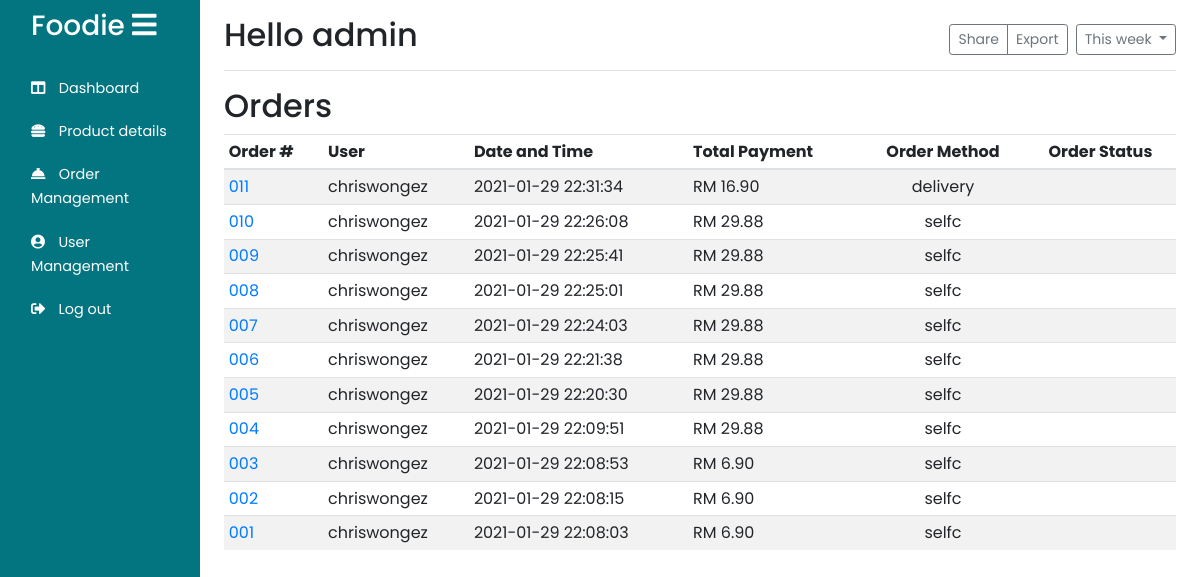
The page /Admin/customer_orders.php (signed in) on the database as committed earlier.
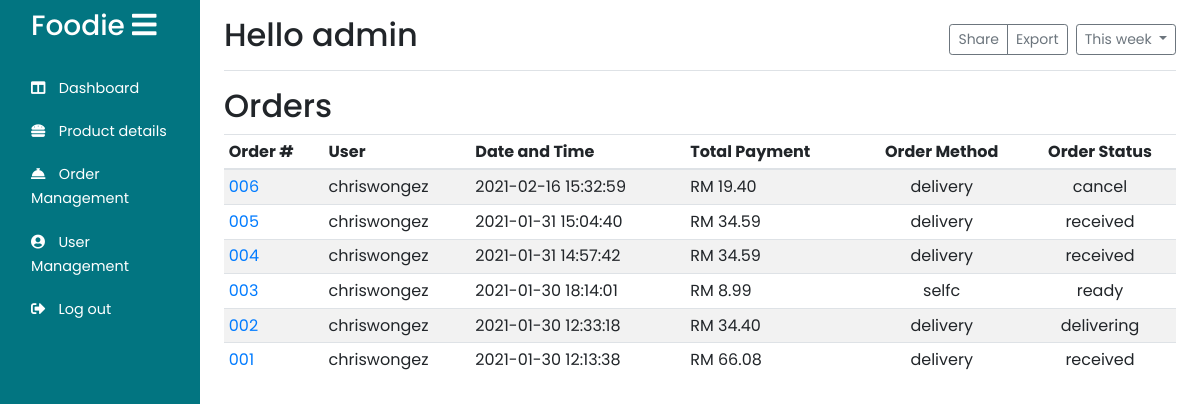
The same page on the database as committed later.
### tables this page shows
CREATE TABLE `orderhistory` (
  `orderID` int(3) UNSIGNED ZEROFILL NOT NULL,
  `orderDate` datetime NOT NULL,
  `orderPay` double NOT NULL,
  `orderMethod` varchar(255) NOT NULL,
  `orderStatus` varchar(255) DEFAULT NULL,
  `userID` int(4) UNSIGNED ZEROFILL NOT NULL
);

CREATE TABLE `users` (
  `userID` int(4) UNSIGNED ZEROFILL NOT NULL,
  `username` varchar(255) NOT NULL,
  `userpass` varchar(255) NOT NULL,
  `userlevel` varchar(255) NOT NULL,
  `usercontact` varchar(255) DEFAULT NULL,
  `useremail` varchar(255) NOT NULL,
  `isBlock` tinyint(1) NOT NULL DEFAULT 0,
  `userfirst` varchar(255) DEFAULT NULL,
  `userlast` varchar(255) DEFAULT NULL,
  `userAdd` varchar(255) NOT NULL,
  `userCity` varchar(255) NOT NULL,
  `userState` varchar(255) NOT NULL,
  `userZip` int(6) NOT NULL
);

### Admin/customer_orders.php (the view, shortened to what this page needs)
<!DOCTYPE html>
<html lang="en">
<head>
</head>
<?php session_start();
include("../php/dbconnect.php");
include_once("./templates/top.php");
?>
<body>
    <div class="container-fluid">
        <div class="row">
            <?php include("./Adminnavbar.php")
            ?>
            <div class="row">
                <div class="col-10">
                    <h2>Orders</h2>
                </div>
            </div>
            <div class="table-responsive">
                <table class="table table-striped table-sm">
                    <thead>
                        <tr>
                            <th>Order #</th>
                            <th>User</th>
                            <th>Date and Time</th>
                            <th>Total Payment</th>
                            <th class="text-center">Order Method</th>
                            <th class="text-center">Order Status</th>
                        </tr>
                    </thead>
                    <tbody id="customer_order_list">
                        <?php
                        $result = mysqli_query($con, "SELECT * FROM orderhistory,users where orderhistory.userID = users.userID ORDER BY orderID DESC");
                        while ($row = mysqli_fetch_assoc($result)) {
                            echo "<tr>
                        <td class='align-middle'><a href='./orderdetails.php?id=" . $row['orderID'] . "'>" . $row['orderID'] . "</a></td>
                        <td class='align-middle'>" . $row['username'] . "</td>
                        <td class='align-middle'>" . $row['orderDate'] . "</td>
                        <td class='align-middle '>RM " . number_format((float)$row['orderPay'], 2, '.', '') . "</td>
                        <td class='align-middle text-center'>" . $row['orderMethod'] . "</td>
                        <td class='align-middle text-center'>" . $row['orderStatus'] . "</td>
                    </tr>";
                        }
                        ?>
                    </tbody>
                </table>
            </div>
            </main>
        </div>
    </div>
</body>
</html>

### Admin/templates/top.php (shortened to what this page needs)
<!doctype html>
<html lang="en">
<head>
    <link rel="stylesheet" href="https://stackpath.bootstrapcdn.com/bootstrap/4.3.1/css/bootstrap.min.css"
>
    <link rel="stylesheet" href="https://use.fontawesome.com/releases/v5.7.2/css/all.css"
>
</head>

### Admin/Adminnavbar.php (shortened to what this page needs)
<div class="sidebar col-2">
    <div class="sidebar-header">
        <h3 class="brand">
            <span class="title">Foodie</span>
            <i class="fas fa-bars"></i>
        </h3>
    </div>
    <div class="sidebar-menu">
        <ul>
            <li>
                <a href="index.php">
                    <i class="fas fa-columns"></i>
                    <span>Dashboard</span>
                </a>
            </li>
            <li>
                <a href="products.php">
                    <i class="fas fa-hamburger"></i>
                    <span>Product details</span>
                </a>
            </li>
            <li>
                <a href="customer_orders.php">
                    <i class="fas fa-concierge-bell"></i>
                    <span>Order Management</span>
                </a>
            </li>
            <li>
                <a href="user.php">
                    <i class="fas fa-user-circle"></i>
                    <span>User Management</span>
                </a>
            </li>
            <li>
                <a href="../logout.php">
                    <i class="fas fa-sign-out-alt"></i>
                    <span>Log out</span>
                </a>
            </li>
        </ul>
    </div>
</div>
<main role="main" class="col-md-9 ml-sm-auto col-lg-10 px-4">
    <div
        class="d-flex justify-content-between flex-wrap flex-md-nowrap align-items-center pt-3 pb-2 mb-3 border-bottom">
        <h1 class="h2">Hello <?php echo $_SESSION["username"]; ?></h1>
        <div class="btn-toolbar mb-2 mb-md-0">
            <div class="btn-group mr-2">
                <button type="button" class="btn btn-sm btn-outline-secondary">Share</button>
                <button type="button" class="btn btn-sm btn-outline-secondary">Export</button>
            </div>
            <button type="button" class="btn btn-sm btn-outline-secondary dropdown-toggle">
                This week
            </button>
        </div>
    </div>

### Admin/Adminnavbar.php (style rules this page uses)
.title { font-family: "Poppins", sans-serif; }
:root { --main-color: #027581; --color-dark: #1d2231; --text-grey: #8390a2; }
* { font-family: "poppins", sans-serif; margin: 0; padding: 0; text-decoration: none; list-style-type: none; box-sizing: border-box; }
.sidebar { height: 100%; width: 260px; position: fixed; left: 0; top: 0; z-index: 100; background: var(--main-color); color: #fff; overflow-y: auto; }
.sidebar-header { display: flex; justify-content: space-between; align-items: center; height: 60px; padding: 0rem 1rem; }
.sidebar-menu { padding: 1rem; }
.sidebar li { margin-bottom: 1.2rem; }
.sidebar a { color: #fff; font-size: 0.9rem; transition: padding-left 0.3s; }
.sidebar a span:last-child { padding-left: 0.6rem; }

Rows that differ between the two databases and show on the page:
removed orderhistory: orderID "011", userID.username "chriswongez", orderDate "2021-01-29 22:31:34", orderPay "16.90", orderMethod "delivery"
removed orderhistory: orderID "010", userID.username "chriswongez", orderDate "2021-01-29 22:26:08", orderPay "29.88", orderMethod "selfc"
removed orderhistory: orderID "009", userID.username "chriswongez", orderDate "2021-01-29 22:25:41", orderPay "29.88", orderMethod "selfc"
removed orderhistory: orderID "008", userID.username "chriswongez", orderDate "2021-01-29 22:25:01", orderPay "29.88", orderMethod "selfc"
removed orderhistory: orderID "007", userID.username "chriswongez", orderDate "2021-01-29 22:24:03", orderPay "29.88", orderMethod "selfc"
changed orderhistory "006": orderDate "2021-01-29 22:21:38" → "2021-02-16 15:32:59"; orderPay "29.88" → "19.40"; orderMethod "selfc" → "delivery"; orderStatus (not shown) → "cancel"
changed orderhistory "005": orderDate "2021-01-29 22:20:30" → "2021-01-31 15:04:40"; orderPay "29.88" → "34.59"; orderMethod "selfc" → "delivery"; orderStatus (not shown) → "received"
changed orderhistory "004": orderDate "2021-01-29 22:09:51" → "2021-01-31 14:57:42"; orderPay "29.88" → "34.59"; orderMethod "selfc" → "delivery"; orderStatus (not shown) → "received"
changed orderhistory "selfc": orderDate "2021-01-29 22:08:53" → "2021-01-30 18:14:01"; orderPay "6.90" → "8.99"; orderStatus (not shown) → "ready"
changed orderhistory "002": orderDate "2021-01-29 22:08:15" → "2021-01-30 12:33:18"; orderPay "6.90" → "34.40"; orderMethod "selfc" → "delivery"; orderStatus (not shown) → "delivering"
changed orderhistory "001": orderDate "2021-01-29 22:08:03" → "2021-01-30 12:13:38"; orderPay "6.90" → "66.08"; orderMethod "selfc" → "delivery"; orderStatus (not shown) → "received"
